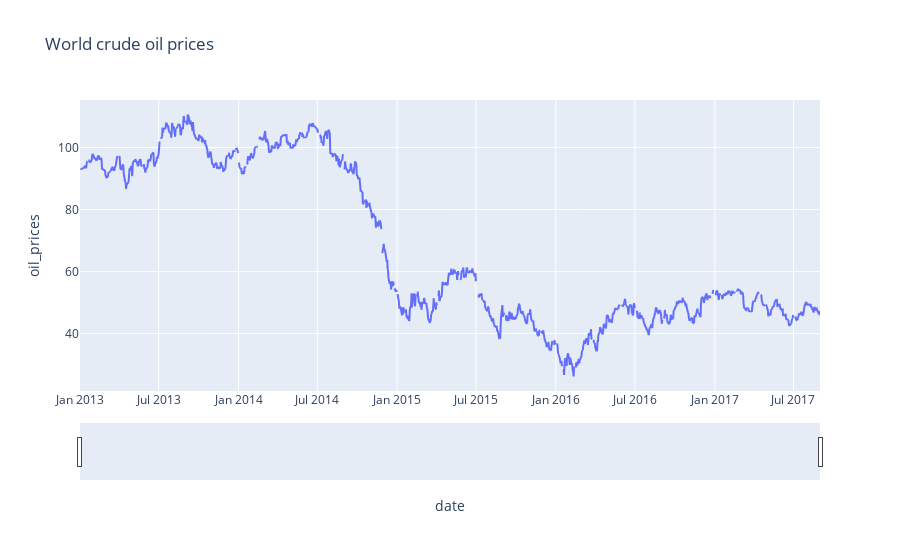

Write notebook code for a chart like this one.
### Code cell
#visualize oil prices with a date slider for close observation

fig = px.line(oil,x='date', y='oil_prices', title='World crude oil prices')

fig.update_xaxes(
    rangeslider_visible=True,
)
fig.show()

### Figure 1 — Plotly figure (JSON) as saved in the notebook; plotly's stock layout.template omitted (floating-point values rounded to 4 significant figures; data arrays with more than 128 entries replaced by an {"elided": "..."} marker saying what was removed)
{"data": [{"hovertemplate": "date=%{x}<br>oil_prices=%{y}<extra></extra>", "legendgroup": "", "line": {"color": "#636efa", "dash": "solid"}, "marker": {"symbol": "circle"}, "mode": "lines", "name": "", "showlegend": false, "type": "scattergl", "x": {"elided": "1218 str values"}, "xaxis": "x", "y": {"elided": "1218 float values"}, "yaxis": "y"}], "layout": {"legend": {"tracegroupgap": 0}, "title": {"text": "World crude oil prices"}, "xaxis": {"anchor": "y", "domain": [0, 1], "rangeslider": {"visible": true}, "title": {"text": "date"}}, "yaxis": {"anchor": "x", "domain": [0, 1], "title": {"text": "oil_prices"}}}}
